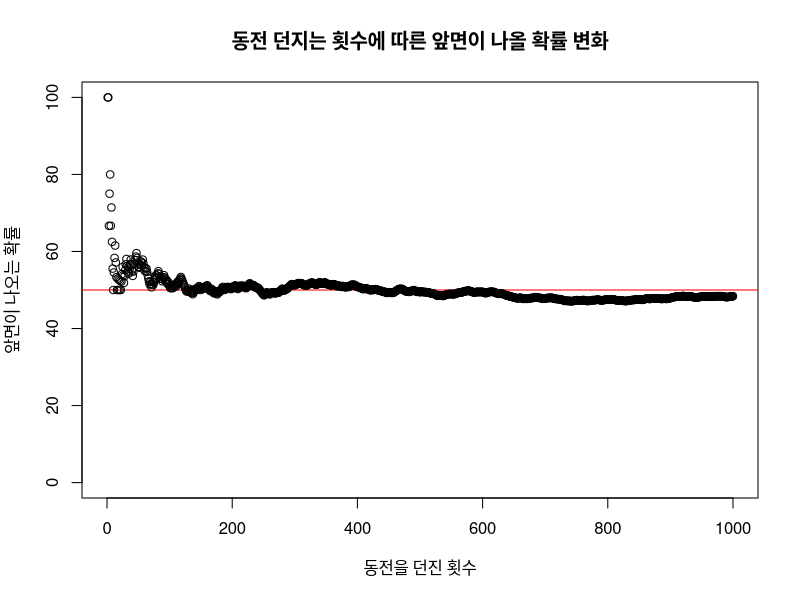

Source code (R):
plot(NA, xlab = "동전을 던진 횟수", ylab = "앞면이 나오는 확률",
     xlim = c(0,1000), ylim = c(0,100),
     main = "동전 던지는 횟수에 따른 앞면이 나올 확률 변화")
abline(h=50, col="red", lty=1.5)

count<-0

for(n in 1:1000){
  coin<-sample(c("앞면","뒷면"), 1)
  
  if(coin == "앞면"){
    count = count + 1
  }
  
  prob <- ((count / n) * 100)
  
  points(n, prob)
  
}
